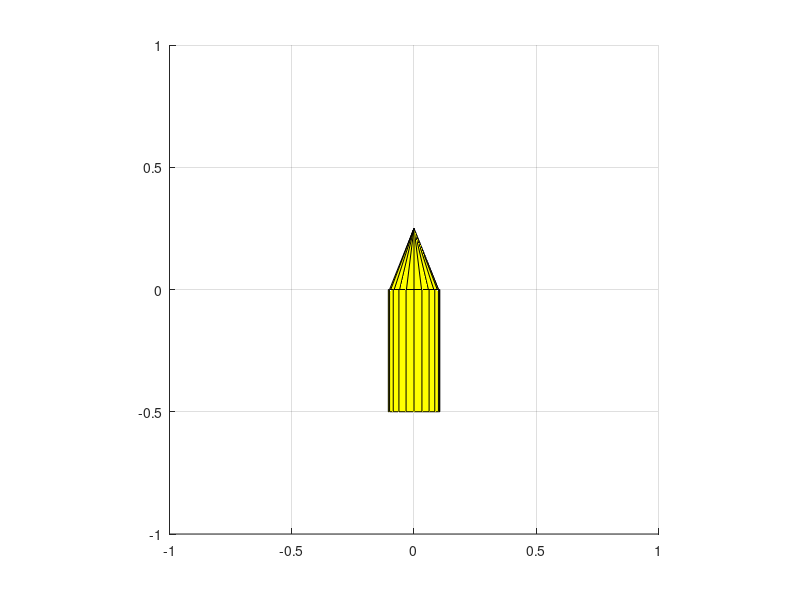

Source code (MATLAB):
clear;

axis equal;
axis([-1 1 -1 1 -1 1]);
grid on;

% Draw simple shell made of cones and cylinders
[xc, yc, zc] = cylinder([0.1 0]);   % Cone
[x,   y,  z] = cylinder(); % Cylinder

h(1) = surface(xc,    0.25*zc,     -yc, 'FaceColor', 'yellow');
h(2) = surface(0.105*x,-0.5*z, 0.105*y, 'FaceColor', 'yellow');

t = hgtransform;
set(h, 'Parent', t); 
